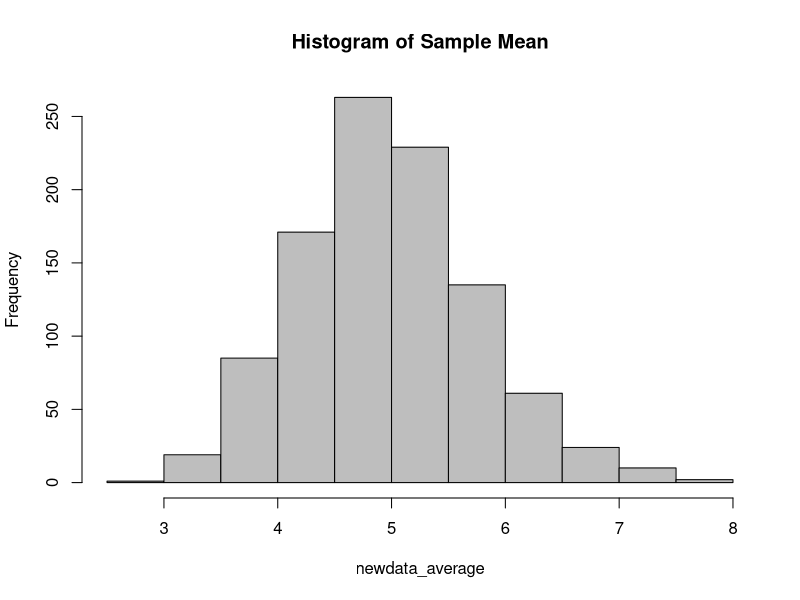
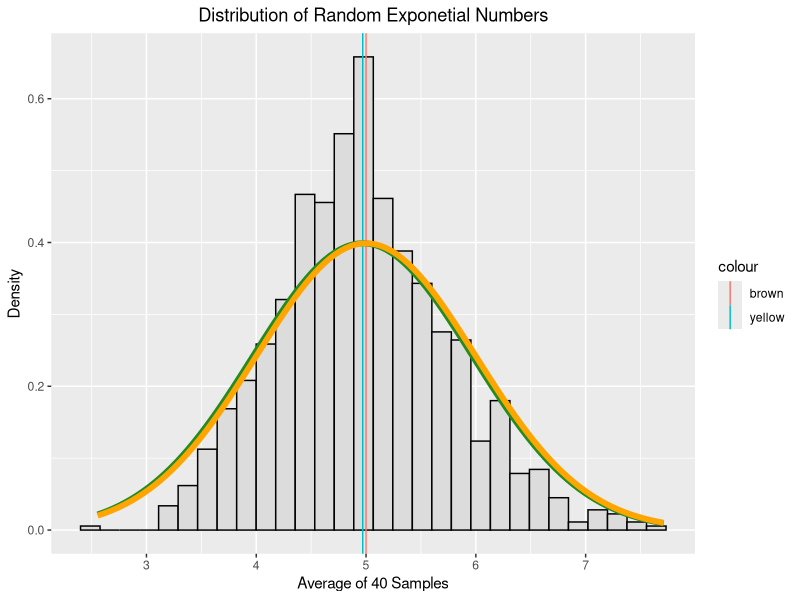

Generate these figures, in order, with R:
## ---- chunk 1
knitr::opts_chunk$set(echo = TRUE)
library(ggplot2)
library(knitr)
## ---- chunk 2
set.seed(394651)
lambda <- 0.2 
#n is the number of exponentials
n <- 40 
number_Of_simulations <- 1000 
## ---- chunk 3
newdata <- matrix(rexp(n * number_Of_simulations, rate = lambda), number_Of_simulations)
## ---- chunk 4
newdata_average <- rowMeans(newdata)
## ---- chunk 5
SampleMean <- mean(newdata_average)
hist(newdata_average,col="gray", main="Histogram of Sample Mean",adj = 0.5)
paste('Sample mean is', round(SampleMean,3))


TheoreticalMean <- 1/lambda
paste('The Theoretical Mean is', round(TheoreticalMean,3))
## ---- chunk 6
SampleVariance <- var(newdata_average)
TheoreticalVariance <- (1 / lambda)^2 / (n) 

## ---- chunk 7
paste('The Sample Variance is', round(SampleVariance,3))
paste('The Theoretical Variance is', round(TheoreticalVariance,3))
## ---- chunk 8
library(ggplot2)
newdata_average_df <- data.frame(newdata_average)
ggplot(newdata_average_df, aes(x =newdata_average)) + 
  geom_histogram(aes(y=..density..), colour="black",fill="gainsboro") +
  labs(title = "Distribution of Random Exponetial Numbers", x = "Average of 40 Samples", y = "Density") +
  theme(plot.title = element_text(hjust = 0.5))+
  geom_vline(aes(xintercept = SampleMean, colour = "yellow")) +
  geom_vline(aes(xintercept = TheoreticalMean, colour = "brown"))+
  stat_function(fun = dnorm, args = list(mean = SampleMean), colour = "forestgreen", size = 2.0)+
  stat_function(fun = dnorm, args = list(mean = TheoreticalMean), colour = "orange", size = 2.0)
